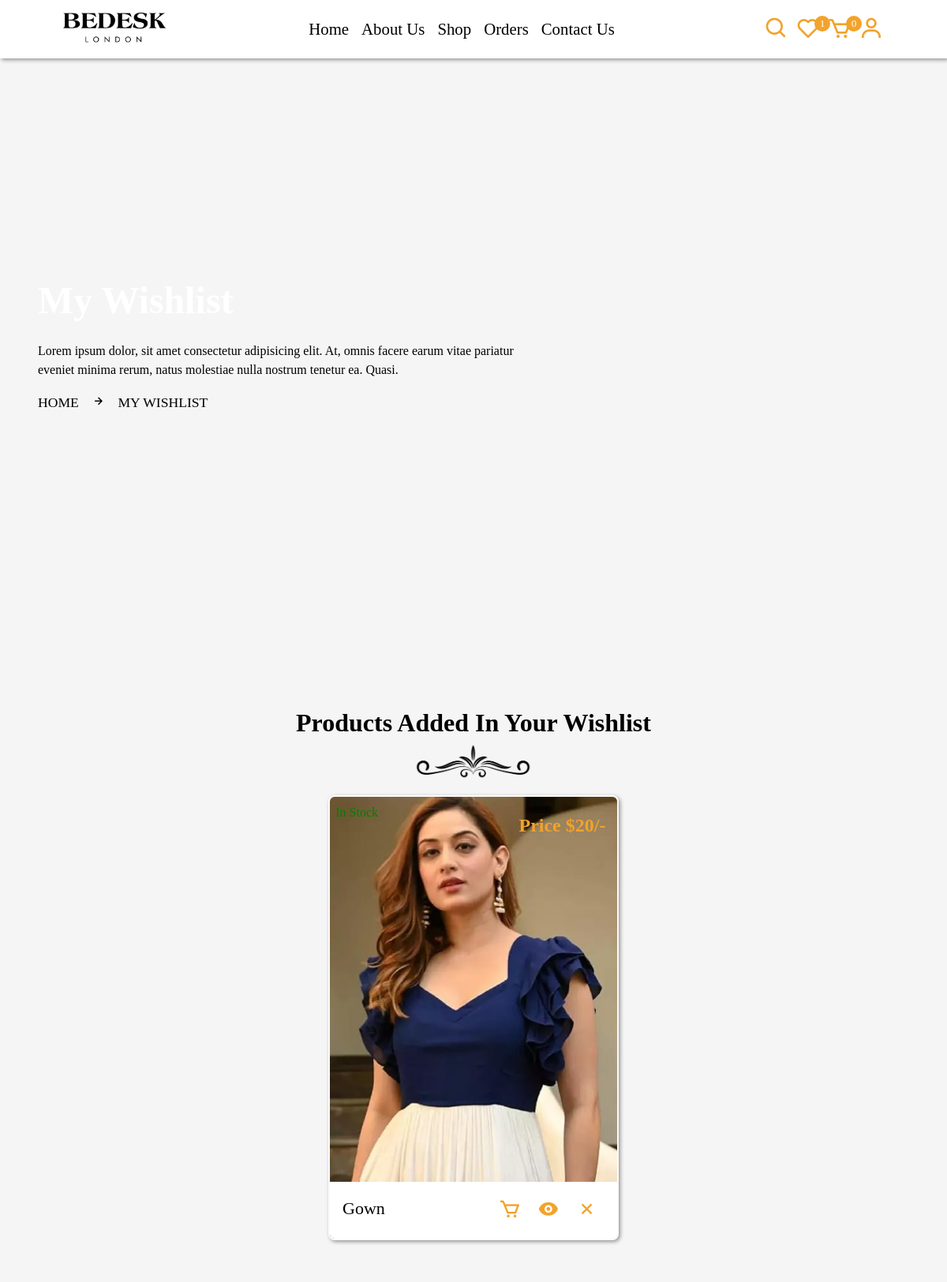
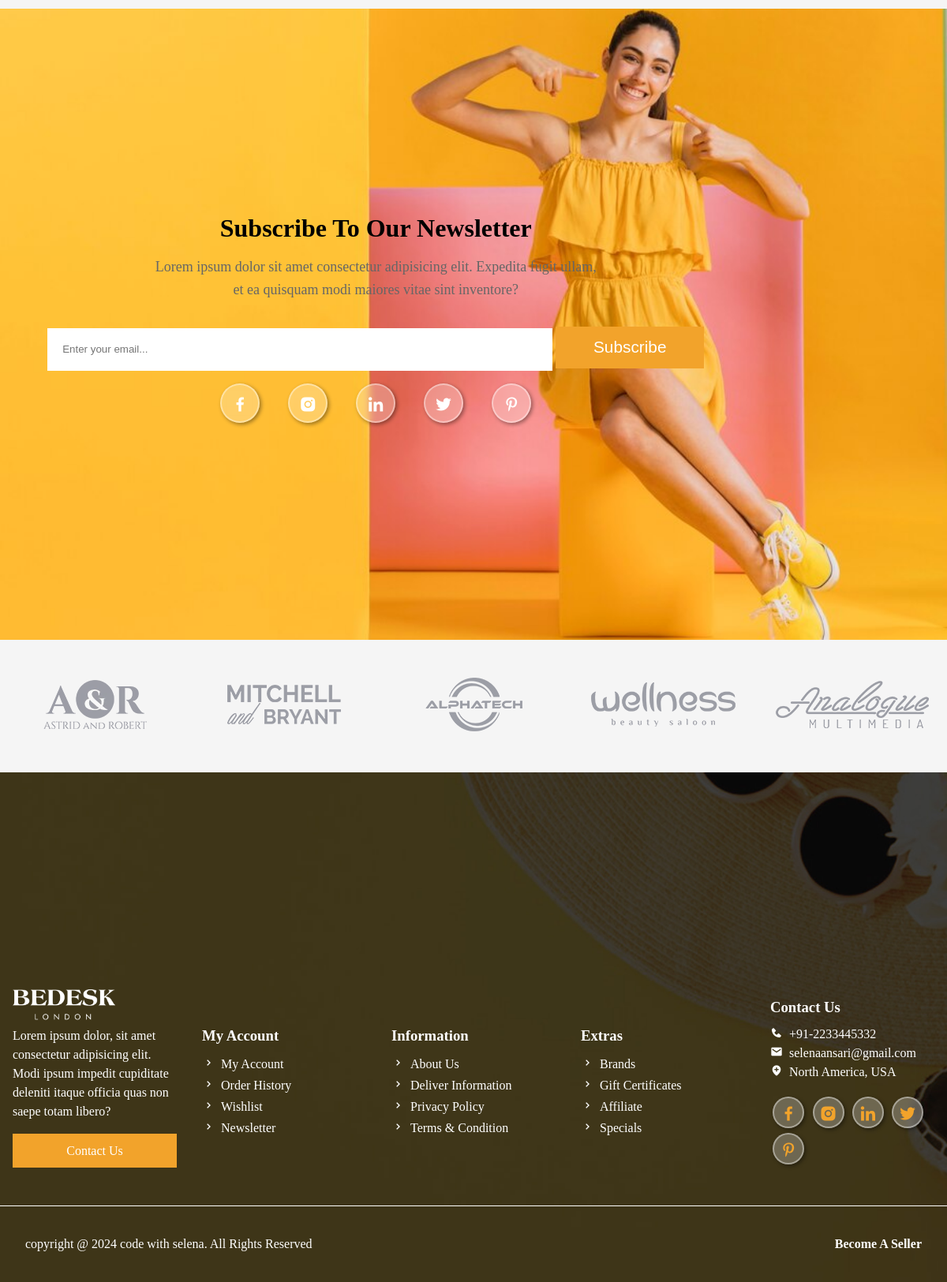
The app's page /wishlist.php (signed in) with its own data (2 pictures, top to bottom).
### tables this page shows
CREATE TABLE `wishlist` (
  `id` varchar(255) NOT NULL,
  `user_id` varchar(255) NOT NULL,
  `product_id` varchar(255) NOT NULL,
  `price` varchar(255) NOT NULL
);

CREATE TABLE `products` (
  `id` varchar(20) NOT NULL,
  `seller_id` varchar(20) NOT NULL,
  `name` varchar(50) NOT NULL,
  `price` varchar(255) NOT NULL,
  `category` varchar(100) NOT NULL,
  `thumb_one` varchar(255) NOT NULL,
  `thumb_two` varchar(100) NOT NULL,
  `thumb_three` varchar(100) NOT NULL,
  `stock` int(100) NOT NULL,
  `product_detail` text NOT NULL,
  `status` varchar(100) NOT NULL
);

### wishlist.php (the view, shortened to what this page needs)
<?php
	include 'components/connect.php';
	if (isset($_COOKIE['user_id'])) {
		$user_id = $_COOKIE['user_id'];
	}else {
		$user_id = '';
	}
?>
<!DOCTYPE html>
<html>
<head>
    <link rel="stylesheet" href="https://unpkg.com/boxicons@latest/css/boxicons.min.css">
    <link rel="stylesheet" href="https://cdn.jsdelivr.net/npm/bootstrap-icons@1.9.1/font/bootstrap-icons.css">
    <link rel="stylesheet" type="text/css" href="slick.css" />
   	<link rel="stylesheet" type="text/css" href="css/user_style.css?v=<?php echo time(); ?>">
</head>
<body>
	<?php include 'components/user_header.php'; ?>
    <div class="banner">
        <div class="detail">
            <h1>my wishlist</h1>
            <p>Lorem ipsum dolor, sit amet consectetur adipisicing elit. At, omnis facere earum vitae pariatur <br>eveniet minima rerum, natus molestiae nulla nostrum tenetur ea. Quasi.</p>
            <span><a href="dashboard.php">home</a><i class="bx bx-right-arrow-alt"></i>my wishlist</span>
        </div>
    </div>
    <div class="line2"></div>
    <div class="products">
        <div class="heading">
            <h1>products added in your wishlist</h1>
            <img src="image/separator.png" alt="">
        </div>
        <div class="box-container">
            <?php
                $select_wishlist = $conn->prepare("SELECT * FROM `wishlist` WHERE user_id = ?");
                $select_wishlist->execute([$user_id]);
                if ($select_wishlist->rowCount() > 0) {
                    while ($fetch_wishlist = $select_wishlist->fetch(PDO::FETCH_ASSOC)) {
                        $select_products = $conn->prepare("SELECT * FROM `products` WHERE id = ?");
                        $select_products->execute([$fetch_wishlist['product_id']]);
                        if ($select_products->rowCount() > 0) {
                            $fetch_products = $select_products->fetch(PDO::FETCH_ASSOC);
            ?>
            <form action="" method="post" class="box <?php if($fetch_products['stock'] == 0){echo 'disabled';} ?>">
                <div class="icon-box">
                    <img src="image/products/<?= $fetch_products['thumb_one']; ?>" alt="" class="img1">
                    <img src="image/products/<?= $fetch_products['thumb_two']; ?>" alt="" class="img2">
                </div>
                <?php if($fetch_products['stock'] > 9){  ?>
                    <span class="stock" style="color: green;">in stock</span>
                <?php }elseif($fetch_products['stock'] == 0){ ?>
                    <span class="stock" style="color: red;">out of stock</span>
                <?php }else { ?>
                    <span class="stock" style="color: red;">hurry only <?= $fetch_products['stock']; ?> left</span>
                <?php } ?>
                <div class="flex">
                    <p class="price">price $<?= $fetch_products['price']; ?>/-</p>
                </div>
                <div class="content">
                    <div class="button">
                        <div><h3 class="name"><?= $fetch_products['name']; ?></h3></div>
                        <div>
                            <button type="submit" name="add_to_cart"><i class="bx bx-cart"></i></button>
                            <a href="view_page.php?pid=<?= $fetch_products['id']; ?>" class="bx bxs-show"></a>
                            <button type="submit" name="delete_item" onclick="return confirm('delete this product')"><i class="bx bx-x"></i></button>
                        </div>
                    </div>
                    <div class="flex">
                    </div>
                </div>
            </form>
            <?php
                        }
                    }
                }else{
                    echo '
                        <div class="empty">
                            <p>no products added to wishlist yet!</p>
                        </div>
                    ';
                }
            ?>
        </div>
    </div>
	<?php include 'components/user_footer.php'; ?>
</body>
</html>

### css/user_style.css (style rules this page uses)
* { margin: 0; box-sizing: border-box; padding: 0; outline: none; text-decoration: none; list-style: none; }
:root { --main-color: #f2a32b; --pink-color: #fdc631; --white-alfa-40: rgba(255, 255, 255, 0.4); --white-alfa-25: rgba(255, 255, 255, 0.25); --backdrop-filter: blur(5px); --padding: 5vh 15px; --box-shadow: 2px 2px 5px rgba(0, 0, 0, 0.4); }
body { background-color: #f5f5f5; }
html { scroll-behavior: smooth; }
button, input { border: none; }
.line2 { background-image: url('../image/3.png'); width: 100%; height: 100px; margin-top: -2.8rem; }
.box-container { display: grid; grid-template-columns: repeat(auto-fit, minmax(30rem, 1fr)); align-items: center; justify-content: center; }
.box-container .box { margin: 1rem; border-radius: .5rem; }
.heading { text-align: center; list-style: 1.7; }
.heading h1 { font-size: 2rem; text-transform: capitalize; }
.heading img { margin-top: 0.5rem; width: 150px !important; }
.banner { margin-top: 0; width: 100%; height: 90vh; display: flex; align-items: center; background-position: center; background-size: cover; animation: banner 4s infinite alternate; }
.banner .detail { padding-left: 4%; line-height: 1.5; }
.banner .detail p { font-size: 16px; margin-block: 1rem; }
.banner .detail span { text-transform: uppercase; font-size: 1.1rem; margin-top: 1rem; }
.banner .detail a { color: #000; }
.banner .detail span i { margin: 0 1rem; }
.banner .detail h1 { font-size: 3rem; color: #fff; text-transform: capitalize; }
.popular-brands-content .box, .products .box, .orders .box { background-color: var(--white-alfa-25); border: 2px solid var(--white-alfa-40); box-shadow: var(--box-shadow); backdrop-filter: var(--backdrop-filter); position: relative; border-radius: .5rem; margin: 1rem; }
.popular-brands-content .icon-box, .products .box .icon-box, .orders .box .icon-box { display: flex; align-items: center; text-align: center; transition: .5s ease-in-out; }
.popular-brands-content .icon-box .img1, .popular-brands-content .icon-box .img2, .products .box .icon-box .img1, .orders .box .icon-box .img1, .products .box .icon-box .img2, .orders .box .icon-box .img2 { flex: 1 0 50%; width: 100%; height: 35rem; object-fit: cover; }
.products { padding: 4% 0; }
.products .box-container { grid-template-columns: repeat(auto-fit, 25rem); }
.products .box-container .box { position: relative; margin: 1rem; overflow: hidden; box-shadow: var(--box-shadow); }
.products .box-container .box .stock { position: absolute; top: 2%; left: 2%; font-size: 1rem; text-transform: capitalize; }
.products .box-container .box .content { position: absolute; left: 0; bottom: 0; width: 100%; height: 4.5rem; padding: 1rem; overflow: hidden; transition: .5s; padding-top: 0.3rem; background-color: #fff; }
.products .box-container .box h3 { text-transform: capitalize; font-size: 22px; font-weight: 500; }
.products .box-container .box .price { position: absolute; top: 4%; right: 4%; text-transform: capitalize; color: var(--main-color); font-weight: bold; font-size: 1.5rem; margin-bottom: 1rem; }
.products .box-container .box .button { display: flex; justify-content: space-between; margin: 1rem 0; }
.products .box-container .box button { box-shadow: none; cursor: pointer; background-color: transparent; }
.products .box-container .box .button i, .products .box-container .box .button a { color: var(--main-color); margin: 0 .5rem; box-shadow: none; font-size: 1.8rem; }

### records on screen
wishlist: product.thumb_one (picture), product.thumb_two (picture), product.price "20", product.name "Gown"

### other values on screen
$total_wishlist_item "1"
$total_cart_item "0"
